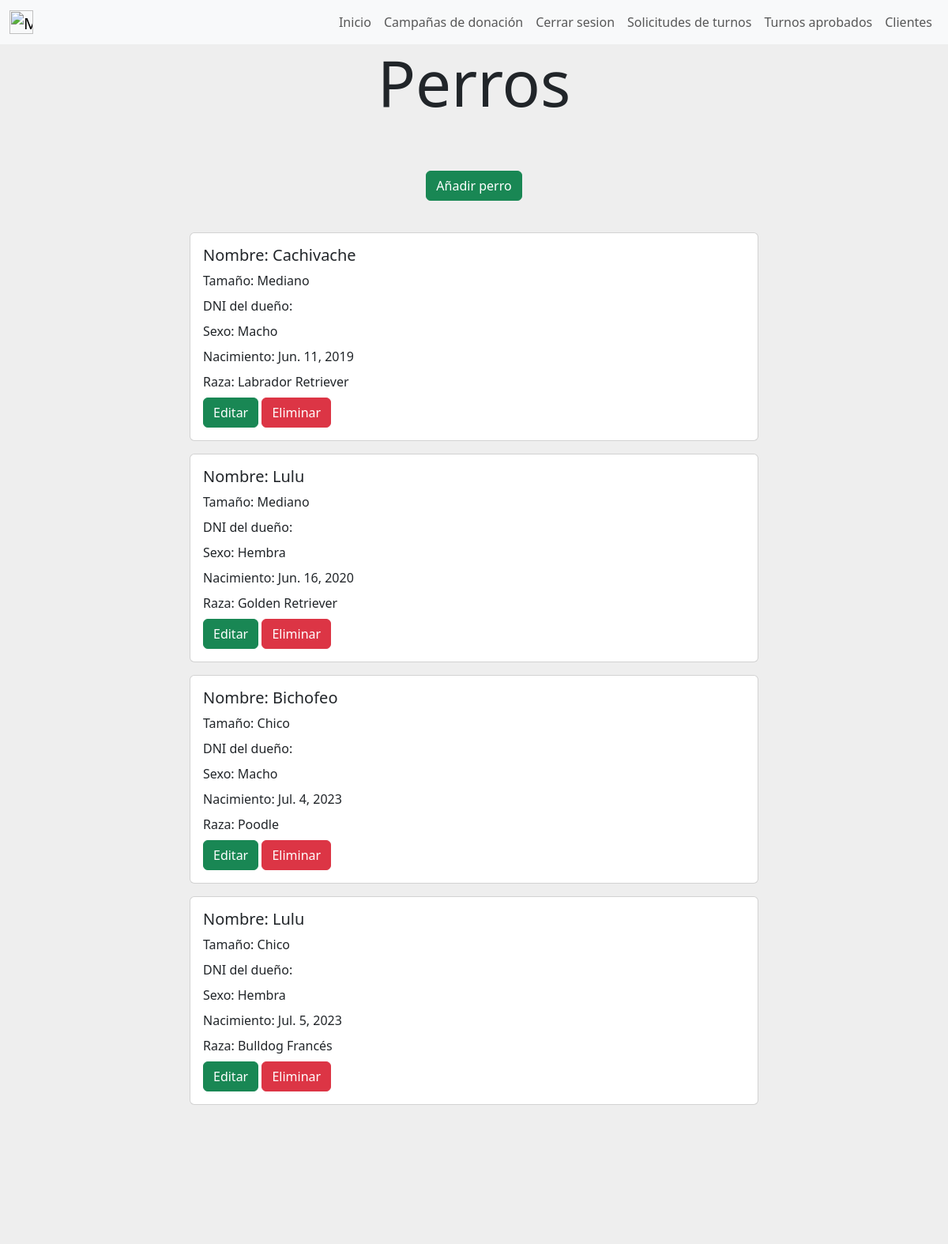
/perros (signed in), run on the app's committed database.
### gestion_de_mascotas/models.py (models this page shows, shortened)
class Perro(models.Model):
    nombre = models.CharField(verbose_name="Nombre",max_length=30)
    size = models.CharField(verbose_name="Tamaño", max_length=50)
    owner = models.ForeignKey(User, on_delete=models.CASCADE)
    raza = models.ForeignKey(Raza, on_delete=models.CASCADE, default=None, null=True)
    sexo = models.CharField(max_length=30,null=True, default=None)
    nacimiento = models.DateField()
    class Meta:
        unique_together = (('nombre', 'owner'))
        verbose_name='perro'
        verbose_name_plural='perros'

class Raza(models.Model):
    nombre = models.CharField(max_length=50)
    class Meta():
        verbose_name = "Raza"
        verbose_name_plural = "Razas"
    def __str__(self) :
        return self.nombre

### gestion_de_mascotas/views.py (the view)
# urls.py: path('perros',views.perros, name= "perros"),
def perros (request) :
    perros=Perro.objects.all()
    return render(request,"gestion_de_mascotas/perros.html",{"perros":perros})

### gestion_de_mascotas/templates/gestion_de_mascotas/perros.html (shortened to what this page needs)
{% extends "gestion_de_usuarios/base.html" %}
{% block content %}
{% if user.is_superuser %}
<div style="background-color:#eee;height: 20%;text-align: center;">
    <h1 class="display-1">Perros</h1>
</div>
<div style="background-color: #eee;background-position: center;background-size: cover; align-items: center;justify-content: center;display: flex;">
    <a class="btn btn-success" href="{% url 'cargar_perro' %}" style="color:white;">Añadir perro</a>
</div>
<div style="background-color:#eee;height: 5%;text-align: center;">
</div>
{% if perros.count == 0 %}
<div style="background-color: #eee;background-position: center;background-size: cover; align-items: center;justify-content: center;display: flex;">
    <div class="card mb-3 element-home-color" style="width: 60%;">
        <div class="row g-0">
            <div class="card">
                <div class="card-body">
                    Aún no hay ningún perro agregado.
                </div>
            </div>
        </div>
    </div>
</div>
{% else %}
        {% for perro in perros %}
        <div style="background-color: #eee;background-position: center;background-size: cover; align-items: center;justify-content: center;display: flex;">
            <div class="card mb-3 element-home-color" style="width: 60%;">
                <div class="row g-0">
                <div class="col-md-8">
                    <div class="card-body">
                    <h5 class="card-title">Nombre: {{perro.nombre}}</h5>
                    <p class="card-title">Tamaño: {{perro.size}}</p>
                    <p class="card-title">DNI del dueño: {{perro.dni_owner}}</p>
                    <p class="card-title">Sexo: {{perro.sexo}}</p>
                    <p class="card-title">Nacimiento: {{perro.nacimiento}}</p>
                    <p class="card-title">Raza: {{perro.raza}}</p>
                    <a class="btn btn-success" href="{% url 'editar_perro' perro.id %}" style="color:white;">Editar</a>
                    <a href ="#" class="btn btn-danger" onclick="delete_perro({{perro.id}})" style="color:white;">Eliminar</a>
                    </div>
                </div>
                </div>
            </div>
        </div>
        {% endfor %}
<div style="background-color:#eee;height: 20%;">
</div>
{% endif %}
{% else %}
    <img src="https://st.depositphotos.com/31068556/51146/v/600/depositphotos_511461970-stock-illustration-concept-design-of-an-empty.jpg" class="img-fluid rounded-start" alt="..." style="border-radius: 4px;">
{% endif %}
{% endblock %}

### data on the page
Perro: nombre "Cachivache", size "Mediano", sexo "Macho", nacimiento "Jun. 11, 2019", raza "Labrador Retriever"
Perro: nombre "Lulu", size "Mediano", sexo "Hembra", nacimiento "Jun. 16, 2020", raza "Golden Retriever"
Perro: nombre "Bichofeo", size "Chico", sexo "Macho", nacimiento "Jul. 4, 2023", raza "Poodle"
Perro: nombre "Lulu", size "Chico", sexo "Hembra", nacimiento "Jul. 5, 2023", raza "Bulldog Francés"
